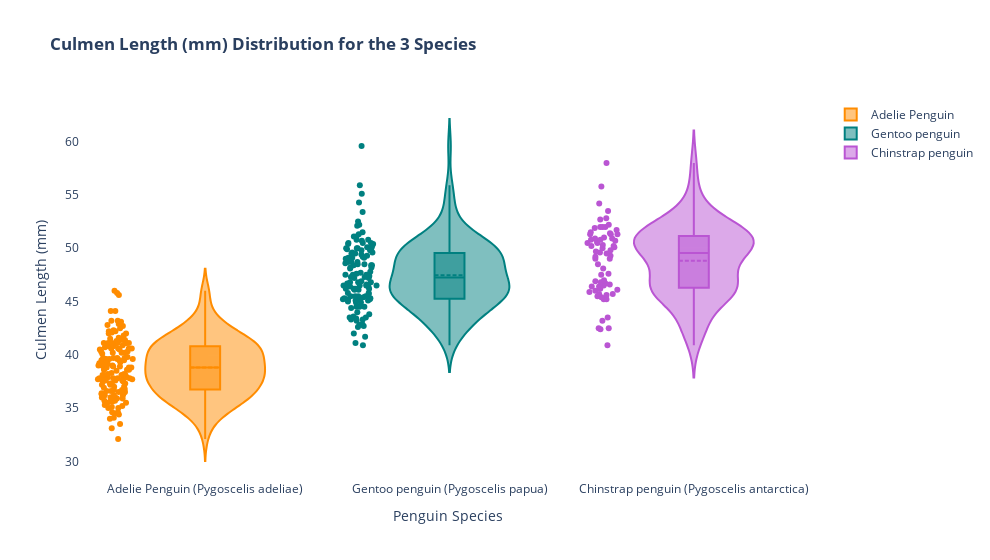

Notebook source saved alongside this figure:
### Code cell
# Culmen Length Distributions

trace1 = go.Violin(
    x=adelie_df["Species"],
    y=adelie_df["Culmen Length (mm)"],
    box_visible=True,
    meanline_visible=True,
    points="all",
    line_color="darkorange",
    name="Adelie Penguin",
)

trace2 = go.Violin(
    x=gentoo_df["Species"],
    y=gentoo_df["Culmen Length (mm)"],
    box_visible=True,
    meanline_visible=True,
    line_color="teal",
    points="all",
    name="Gentoo penguin",
)

trace3 = go.Violin(
    x=chinstrap_df["Species"],
    y=chinstrap_df["Culmen Length (mm)"],
    points="all",
    box_visible=True,
    meanline_visible=True,
    line_color="mediumorchid",
    name="Chinstrap penguin",
)

data = [trace1, trace2, trace3]


layout = dict(
    title="<b>Culmen Length (mm) Distribution for the 3 Species</b>",
    showlegend=True,
    width=990,
    xaxis=dict(title="Penguin Species"),
    yaxis=dict(title="Culmen Length (mm)"),
    plot_bgcolor="rgba(0,0,0,0)",
    paper_bgcolor="rgba(0,0,0,0)",
)

fig = dict(data=data, layout=layout)

iplot(fig)

### Figure 1 — Plotly figure (JSON) as saved in the notebook; plotly's stock layout.template omitted (floating-point values rounded to 4 significant figures; data arrays with more than 128 entries replaced by an {"elided": "..."} marker saying what was removed)
{"data": [{"box": {"visible": true}, "line": {"color": "darkorange"}, "meanline": {"visible": true}, "name": "Adelie Penguin", "points": "all", "type": "violin", "x": {"elided": "152 str values"}, "y": {"elided": "152 float values"}}, {"box": {"visible": true}, "line": {"color": "teal"}, "meanline": {"visible": true}, "name": "Gentoo penguin", "points": "all", "type": "violin", "x": ["Gentoo penguin (Pygoscelis papua)", "Gentoo penguin (Pygoscelis papua)", "Gentoo penguin (Pygoscelis papua)", "Gentoo penguin (Pygoscelis papua)", "Gentoo penguin (Pygoscelis papua)", "Gentoo penguin (Pygoscelis papua)", "Gentoo penguin (Pygoscelis papua)", "Gentoo penguin (Pygoscelis papua)", "Gentoo penguin (Pygoscelis papua)", "Gentoo penguin (Pygoscelis papua)", "Gentoo penguin (Pygoscelis papua)", "Gentoo penguin (Pygoscelis papua)", "Gentoo penguin (Pygoscelis papua)", "Gentoo penguin (Pygoscelis papua)", "Gentoo penguin (Pygoscelis papua)", "Gentoo penguin (Pygoscelis papua)", "Gentoo penguin (Pygoscelis papua)", "Gentoo penguin (Pygoscelis papua)", "Gentoo penguin (Pygoscelis papua)", "Gentoo penguin (Pygoscelis papua)", "Gentoo penguin (Pygoscelis papua)", "Gentoo penguin (Pygoscelis papua)", "Gentoo penguin (Pygoscelis papua)", "Gentoo penguin (Pygoscelis papua)", "Gentoo penguin (Pygoscelis papua)", "Gentoo penguin (Pygoscelis papua)", "Gentoo penguin (Pygoscelis papua)", "Gentoo penguin (Pygoscelis papua)", "Gentoo penguin (Pygoscelis papua)", "Gentoo penguin (Pygoscelis papua)", "Gentoo penguin (Pygoscelis papua)", "Gentoo penguin (Pygoscelis papua)", "Gentoo penguin (Pygoscelis papua)", "Gentoo penguin (Pygoscelis papua)", "Gentoo penguin (Pygoscelis papua)", "Gentoo penguin (Pygoscelis papua)", "Gentoo penguin (Pygoscelis papua)", "Gentoo penguin (Pygoscelis papua)", "Gentoo penguin (Pygoscelis papua)", "Gentoo penguin (Pygoscelis papua)", "Gentoo penguin (Pygoscelis papua)", "Gentoo penguin (Pygoscelis papua)", "Gentoo penguin (Pygoscelis papua)", "Gentoo penguin (Pygoscelis papua)", "Gentoo penguin (Pygoscelis papua)", "Gentoo penguin (Pygoscelis papua)", "Gentoo penguin (Pygoscelis papua)", "Gentoo penguin (Pygoscelis papua)", "Gentoo penguin (Pygoscelis papua)", "Gentoo penguin (Pygoscelis papua)", "Gentoo penguin (Pygoscelis papua)", "Gentoo penguin (Pygoscelis papua)", "Gentoo penguin (Pygoscelis papua)", "Gentoo penguin (Pygoscelis papua)", "Gentoo penguin (Pygoscelis papua)", "Gentoo penguin (Pygoscelis papua)", "Gentoo penguin (Pygoscelis papua)", "Gentoo penguin (Pygoscelis papua)", "Gentoo penguin (Pygoscelis papua)", "Gentoo penguin (Pygoscelis papua)", "Gentoo penguin (Pygoscelis papua)", "Gentoo penguin (Pygoscelis papua)", "Gentoo penguin (Pygoscelis papua)", "Gentoo penguin (Pygoscelis papua)", "Gentoo penguin (Pygoscelis papua)", "Gentoo penguin (Pygoscelis papua)", "Gentoo penguin (Pygoscelis papua)", "Gentoo penguin (Pygoscelis papua)", "Gentoo penguin (Pygoscelis papua)", "Gentoo penguin (Pygoscelis papua)", "Gentoo penguin (Pygoscelis papua)", "Gentoo penguin (Pygoscelis papua)", "Gentoo penguin (Pygoscelis papua)", "Gentoo penguin (Pygoscelis papua)", "Gentoo penguin (Pygoscelis papua)", "Gentoo penguin (Pygoscelis papua)", "Gentoo penguin (Pygoscelis papua)", "Gentoo penguin (Pygoscelis papua)", "Gentoo penguin (Pygoscelis papua)", "Gentoo penguin (Pygoscelis papua)", "Gentoo penguin (Pygoscelis papua)", "Gentoo penguin (Pygoscelis papua)", "Gentoo penguin (Pygoscelis papua)", "Gentoo penguin (Pygoscelis papua)", "Gentoo penguin (Pygoscelis papua)", "Gentoo penguin (Pygoscelis papua)", "Gentoo penguin (Pygoscelis papua)", "Gentoo penguin (Pygoscelis papua)", "Gentoo penguin (Pygoscelis papua)", "Gentoo penguin (Pygoscelis papua)", "Gentoo penguin (Pygoscelis papua)", "Gentoo penguin (Pygoscelis papua)", "Gentoo penguin (Pygoscelis papua)", "Gentoo penguin (Pygoscelis papua)", "Gentoo penguin (Pygoscelis papua)", "Gentoo penguin (Pygoscelis papua)", "Gentoo penguin (Pygoscelis papua)", "Gentoo penguin (Pygoscelis papua)", "Gentoo penguin (Pygoscelis papua)", "Gentoo penguin (Pygoscelis papua)", "Gentoo penguin (Pygoscelis papua)", "Gentoo penguin (Pygoscelis papua)", "Gentoo penguin (Pygoscelis papua)", "Gentoo penguin (Pygoscelis papua)", "Gentoo penguin (Pygoscelis papua)", "Gentoo penguin (Pygoscelis papua)", "Gentoo penguin (Pygoscelis papua)", "Gentoo penguin (Pygoscelis papua)", "Gentoo penguin (Pygoscelis papua)", "Gentoo penguin (Pygoscelis papua)", "Gentoo penguin (Pygoscelis papua)", "Gentoo penguin (Pygoscelis papua)", "Gentoo penguin (Pygoscelis papua)", "Gentoo penguin (Pygoscelis papua)", "Gentoo penguin (Pygoscelis papua)", "Gentoo penguin (Pygoscelis papua)", "Gentoo penguin (Pygoscelis papua)", "Gentoo penguin (Pygoscelis papua)", "Gentoo penguin (Pygoscelis papua)", "Gentoo penguin (Pygoscelis papua)", "Gentoo penguin (Pygoscelis papua)", "Gentoo penguin (Pygoscelis papua)", "Gentoo penguin (Pygoscelis papua)", "Gentoo penguin (Pygoscelis papua)"], "y": [46.1, 50, 48.7, 50, 47.6, 46.5, 45.4, 46.7, 43.3, 46.8, 40.9, 49, 45.5, 48.4, 45.8, 49.3, 42, 49.2, 46.2, 48.7, 50.2, 45.1, 46.5, 46.3, 42.9, 46.1, 44.5, 47.8, 48.2, 50, 47.3, 42.8, 45.1, 59.6, 49.1, 48.4, 42.6, 44.4, 44, 48.7, 42.7, 49.6, 45.3, 49.6, 50.5, 43.6, 45.5, 50.5, 44.9, 45.2, 46.6, 48.5, 45.1, 50.1, 46.5, 45, 43.8, 45.5, 43.2, 50.4, 45.3, 46.2, 45.7, 54.3, 45.8, 49.8, 46.2, 49.5, 43.5, 50.7, 47.7, 46.4, 48.2, 46.5, 46.4, 48.6, 47.5, 51.1, 45.2, 45.2, 49.1, 52.5, 47.4, 50, 44.9, 50.8, 43.4, 51.3, 47.5, 52.1, 47.5, 52.2, 45.5, 49.5, 44.5, 50.8, 49.4, 46.9, 48.4, 51.1, 48.5, 55.9, 47.2, 49.1, 47.3, 46.8, 41.7, 53.4, 43.3, 48.1, 50.5, 49.8, 43.5, 51.5, 46.2, 55.1, 44.5, 48.8, 47.2, 41.1, 46.8, 50.4, 45.2, 49.9]}, {"box": {"visible": true}, "line": {"color": "mediumorchid"}, "meanline": {"visible": true}, "name": "Chinstrap penguin", "points": "all", "type": "violin", "x": ["Chinstrap penguin (Pygoscelis antarctica)", "Chinstrap penguin (Pygoscelis antarctica)", "Chinstrap penguin (Pygoscelis antarctica)", "Chinstrap penguin (Pygoscelis antarctica)", "Chinstrap penguin (Pygoscelis antarctica)", "Chinstrap penguin (Pygoscelis antarctica)", "Chinstrap penguin (Pygoscelis antarctica)", "Chinstrap penguin (Pygoscelis antarctica)", "Chinstrap penguin (Pygoscelis antarctica)", "Chinstrap penguin (Pygoscelis antarctica)", "Chinstrap penguin (Pygoscelis antarctica)", "Chinstrap penguin (Pygoscelis antarctica)", "Chinstrap penguin (Pygoscelis antarctica)", "Chinstrap penguin (Pygoscelis antarctica)", "Chinstrap penguin (Pygoscelis antarctica)", "Chinstrap penguin (Pygoscelis antarctica)", "Chinstrap penguin (Pygoscelis antarctica)", "Chinstrap penguin (Pygoscelis antarctica)", "Chinstrap penguin (Pygoscelis antarctica)", "Chinstrap penguin (Pygoscelis antarctica)", "Chinstrap penguin (Pygoscelis antarctica)", "Chinstrap penguin (Pygoscelis antarctica)", "Chinstrap penguin (Pygoscelis antarctica)", "Chinstrap penguin (Pygoscelis antarctica)", "Chinstrap penguin (Pygoscelis antarctica)", "Chinstrap penguin (Pygoscelis antarctica)", "Chinstrap penguin (Pygoscelis antarctica)", "Chinstrap penguin (Pygoscelis antarctica)", "Chinstrap penguin (Pygoscelis antarctica)", "Chinstrap penguin (Pygoscelis antarctica)", "Chinstrap penguin (Pygoscelis antarctica)", "Chinstrap penguin (Pygoscelis antarctica)", "Chinstrap penguin (Pygoscelis antarctica)", "Chinstrap penguin (Pygoscelis antarctica)", "Chinstrap penguin (Pygoscelis antarctica)", "Chinstrap penguin (Pygoscelis antarctica)", "Chinstrap penguin (Pygoscelis antarctica)", "Chinstrap penguin (Pygoscelis antarctica)", "Chinstrap penguin (Pygoscelis antarctica)", "Chinstrap penguin (Pygoscelis antarctica)", "Chinstrap penguin (Pygoscelis antarctica)", "Chinstrap penguin (Pygoscelis antarctica)", "Chinstrap penguin (Pygoscelis antarctica)", "Chinstrap penguin (Pygoscelis antarctica)", "Chinstrap penguin (Pygoscelis antarctica)", "Chinstrap penguin (Pygoscelis antarctica)", "Chinstrap penguin (Pygoscelis antarctica)", "Chinstrap penguin (Pygoscelis antarctica)", "Chinstrap penguin (Pygoscelis antarctica)", "Chinstrap penguin (Pygoscelis antarctica)", "Chinstrap penguin (Pygoscelis antarctica)", "Chinstrap penguin (Pygoscelis antarctica)", "Chinstrap penguin (Pygoscelis antarctica)", "Chinstrap penguin (Pygoscelis antarctica)", "Chinstrap penguin (Pygoscelis antarctica)", "Chinstrap penguin (Pygoscelis antarctica)", "Chinstrap penguin (Pygoscelis antarctica)", "Chinstrap penguin (Pygoscelis antarctica)", "Chinstrap penguin (Pygoscelis antarctica)", "Chinstrap penguin (Pygoscelis antarctica)", "Chinstrap penguin (Pygoscelis antarctica)", "Chinstrap penguin (Pygoscelis antarctica)", "Chinstrap penguin (Pygoscelis antarctica)", "Chinstrap penguin (Pygoscelis antarctica)", "Chinstrap penguin (Pygoscelis antarctica)", "Chinstrap penguin (Pygoscelis antarctica)", "Chinstrap penguin (Pygoscelis antarctica)", "Chinstrap penguin (Pygoscelis antarctica)"], "y": [46.5, 50, 51.3, 45.4, 52.7, 45.2, 46.1, 51.3, 46, 51.3, 46.6, 51.7, 47, 52, 45.9, 50.5, 50.3, 58, 46.4, 49.2, 42.4, 48.5, 43.2, 50.6, 46.7, 52, 50.5, 49.5, 46.4, 52.8, 40.9, 54.2, 42.5, 51, 49.7, 47.5, 47.6, 52, 46.9, 53.5, 49, 46.2, 50.9, 45.5, 50.9, 50.8, 50.1, 49, 51.5, 49.8, 48.1, 51.4, 45.7, 50.7, 42.5, 52.2, 45.2, 49.3, 50.2, 45.6, 51.9, 46.8, 45.7, 55.8, 43.5, 49.6, 50.8, 50.2]}], "layout": {"paper_bgcolor": "rgba(0,0,0,0)", "plot_bgcolor": "rgba(0,0,0,0)", "showlegend": true, "title": {"text": "<b>Culmen Length (mm) Distribution for the 3 Species</b>"}, "width": 990, "xaxis": {"title": {"text": "Penguin Species"}}, "yaxis": {"title": {"text": "Culmen Length (mm)"}}}}
